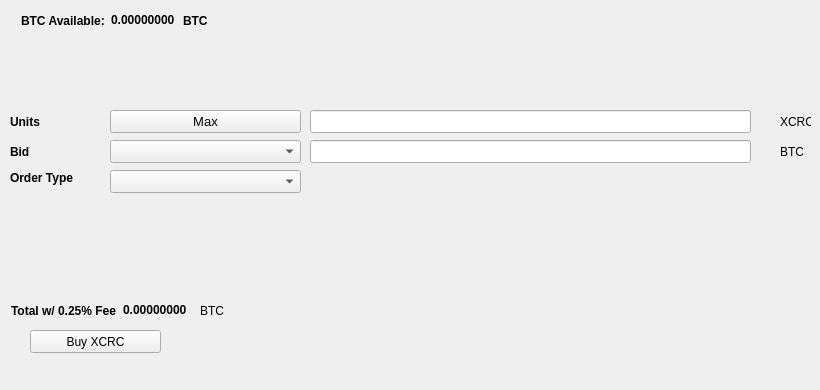
   <widget class="QWidget" name="BuyTab">
    <attribute name="title">
     <string>Buy</string>
    </attribute>
    <widget class="QPushButton" name="BuyXLR">
     <property name="geometry">
      <rect>
       <x>30</x>
       <y>330</y>
       <width>131</width>
       <height>23</height>
      </rect>
     </property>
     <property name="text">
      <string>Buy XCRC</string>
     </property>
     <property name="icon">
      <iconset resource="../cryptocrowd.qrc">
       <normaloff>:/icons/bitcoin</normaloff>:/icons/bitcoin</iconset>
     </property>
    </widget>
    <widget class="QLabel" name="label_3">
     <property name="geometry">
      <rect>
       <x>10</x>
       <y>110</y>
       <width>46</width>
       <height>23</height>
      </rect>
     </property>
     <property name="font">
      <font>
       <weight>75</weight>
       <bold>true</bold>
      </font>
     </property>
     <property name="text">
      <string>Units</string>
     </property>
    </widget>
    <widget class="QLineEdit" name="UnitsInput">
     <property name="geometry">
      <rect>
       <x>310</x>
       <y>110</y>
       <width>441</width>
       <height>23</height>
      </rect>
     </property>
     <property name="font">
      <font>
       <pointsize>9</pointsize>
       <weight>75</weight>
       <bold>true</bold>
      </font>
     </property>
    </widget>
    <widget class="QLineEdit" name="BuyBidPriceEdit">
     <property name="geometry">
      <rect>
       <x>310</x>
       <y>140</y>
       <width>441</width>
       <height>23</height>
      </rect>
     </property>
     <property name="font">
      <font>
       <pointsize>9</pointsize>
       <weight>75</weight>
       <bold>true</bold>
      </font>
     </property>
    </widget>
    <widget class="QLabel" name="label_4">
     <property name="geometry">
      <rect>
       <x>780</x>
       <y>110</y>
       <width>31</width>
       <height>23</height>
      </rect>
     </property>
     <property name="text">
      <string>XCRC</string>
     </property>
    </widget>
    <widget class="QLabel" name="label_5">
     <property name="geometry">
      <rect>
       <x>780</x>
       <y>140</y>
       <width>31</width>
       <height>23</height>
      </rect>
     </property>
     <property name="text">
      <string>BTC</string>
     </property>
    </widget>
    <widget class="QLabel" name="label_6">
     <property name="geometry">
      <rect>
       <x>10</x>
       <y>140</y>
       <width>46</width>
       <height>23</height>
      </rect>
     </property>
     <property name="font">
      <font>
       <weight>75</weight>
       <bold>true</bold>
      </font>
     </property>
     <property name="text">
      <string>Bid</string>
     </property>
    </widget>
    <widget class="QLabel" name="label_7">
     <property name="geometry">
      <rect>
       <x>10</x>
       <y>170</y>
       <width>91</width>
       <height>16</height>
      </rect>
     </property>
     <property name="font">
      <font>
       <weight>75</weight>
       <bold>true</bold>
      </font>
     </property>
     <property name="text">
      <string>Order Type</string>
     </property>
    </widget>
    <widget class="QPushButton" name="Buy_Max_Amount">
     <property name="geometry">
      <rect>
       <x>110</x>
       <y>110</y>
       <width>191</width>
       <height>23</height>
      </rect>
     </property>
     <property name="font">
      <font>
       <pointsize>10</pointsize>
      </font>
     </property>
     <property name="text">
      <string>Max</string>
     </property>
    </widget>
    <widget class="QComboBox" name="BuyBidcomboBox">
     <property name="geometry">
      <rect>
       <x>110</x>
       <y>140</y>
       <width>191</width>
       <height>23</height>
      </rect>
     </property>
     <property name="font">
      <font>
       <pointsize>10</pointsize>
      </font>
     </property>
    </widget>
    <widget class="QComboBox" name="buyOrdertypeCombo">
     <property name="geometry">
      <rect>
       <x>110</x>
       <y>170</y>
       <width>191</width>
       <height>23</height>
      </rect>
     </property>
     <property name="font">
      <font>
       <pointsize>10</pointsize>
      </font>
     </property>
    </widget>
    <widget class="QWidget" name="layoutWidget1">
     <property name="geometry">
      <rect>
       <x>21</x>
       <y>11</y>
       <width>227</width>
       <height>19</height>
      </rect>
     </property>
     <layout class="QHBoxLayout" name="horizontalLayout_3">
      <item>
       <widget class="QLabel" name="label232">
        <property name="font">
         <font>
          <weight>75</weight>
          <bold>true</bold>
         </font>
        </property>
        <property name="text">
         <string>BTC Available:</string>
        </property>
       </widget>
      </item>
      <item>
       <widget class="QLabel" name="BtcAvailableLbl">
        <property name="palette">
         <palette>
          <active>
           <colorrole role="WindowText">
            <brush brushstyle="SolidPattern">
             <color alpha="255">
              <red>0</red>
              <green>0</green>
              <blue>0</blue>
             </color>
            </brush>
           </colorrole>
           <colorrole role="Button">
            <brush brushstyle="SolidPattern">
             <color alpha="255">
              <red>0</red>
              <green>170</green>
              <blue>0</blue>
             </color>
            </brush>
           </colorrole>
           <colorrole role="Light">
            <brush brushstyle="SolidPattern">
             <color alpha="255">
              <red>0</red>
              <green>255</green>
              <blue>0</blue>
             </color>
            </brush>
           </colorrole>
           <colorrole role="Midlight">
            <brush brushstyle="SolidPattern">
             <color alpha="255">
              <red>0</red>
              <green>212</green>
              <blue>0</blue>
             </color>
            </brush>
           </colorrole>
           <colorrole role="Dark">
            <brush brushstyle="SolidPattern">
             <color alpha="255">
              <red>0</red>
              <green>85</green>
              <blue>0</blue>
             </color>
            </brush>
           </colorrole>
           <colorrole role="Mid">
            <brush brushstyle="SolidPattern">
             <color alpha="255">
              <red>0</red>
              <green>113</green>
              <blue>0</blue>
             </color>
            </brush>
           </colorrole>
           <colorrole role="Text">
            <brush brushstyle="SolidPattern">
             <color alpha="255">
              <red>0</red>
              <green>170</green>
              <blue>0</blue>
             </color>
            </brush>
           </colorrole>
           <colorrole role="BrightText">
            <brush brushstyle="SolidPattern">
             <color alpha="255">
              <red>255</red>
              <green>255</green>
              <blue>255</blue>
             </color>
            </brush>
           </colorrole>
           <colorrole role="ButtonText">
            <brush brushstyle="SolidPattern">
             <color alpha="255">
              <red>0</red>
              <green>0</green>
              <blue>0</blue>
             </color>
            </brush>
           </colorrole>
           <colorrole role="Base">
            <brush brushstyle="SolidPattern">
             <color alpha="255">
              <red>255</red>
              <green>255</green>
              <blue>255</blue>
             </color>
            </brush>
           </colorrole>
           <colorrole role="Window">
            <brush brushstyle="SolidPattern">
             <color alpha="255">
              <red>0</red>
              <green>170</green>
              <blue>0</blue>
             </color>
            </brush>
           </colorrole>
           <colorrole role="Shadow">
            <brush brushstyle="SolidPattern">
             <color alpha="255">
              <red>0</red>
              <green>0</green>
              <blue>0</blue>
             </color>
            </brush>
           </colorrole>
           <colorrole role="AlternateBase">
            <brush brushstyle="SolidPattern">
             <color alpha="255">
              <red>127</red>
              <green>212</green>
              <blue>127</blue>
             </color>
            </brush>
           </colorrole>
           <colorrole role="ToolTipBase">
            <brush brushstyle="SolidPattern">
             <color alpha="255">
              <red>255</red>
              <green>255</green>
              <blue>220</blue>
             </color>
            </brush>
           </colorrole>
           <colorrole role="ToolTipText">
            <brush brushstyle="SolidPattern">
             <color alpha="255">
              <red>0</red>
              <green>0</green>
              <blue>0</blue>
             </color>
            </brush>
           </colorrole>
          </active>
          <inactive>
           <colorrole role="WindowText">
            <brush brushstyle="SolidPattern">
             <color alpha="255">
              <red>0</red>
              <green>0</green>
              <blue>0</blue>
             </color>
            </brush>
           </colorrole>
           <colorrole role="Button">
            <brush brushstyle="SolidPattern">
             <color alpha="255">
              <red>0</red>
              <green>170</green>
              <blue>0</blue>
             </color>
            </brush>
           </colorrole>
           <colorrole role="Light">
            <brush brushstyle="SolidPattern">
             <color alpha="255">
              <red>0</red>
              <green>255</green>
              <blue>0</blue>
             </color>
            </brush>
           </colorrole>
           <colorrole role="Midlight">
            <brush brushstyle="SolidPattern">
             <color alpha="255">
              <red>0</red>
              <green>212</green>
              <blue>0</blue>
             </color>
            </brush>
           </colorrole>
           <colorrole role="Dark">
            <brush brushstyle="SolidPattern">
             <color alpha="255">
              <red>0</red>
              <green>85</green>
              <blue>0</blue>
             </color>
            </brush>
           </colorrole>
           <colorrole role="Mid">
            <brush brushstyle="SolidPattern">
             <color alpha="255">
              <red>0</red>
              <green>113</green>
              <blue>0</blue>
             </color>
            </brush>
           </colorrole>
           <colorrole role="Text">
            <brush brushstyle="SolidPattern">
             <color alpha="255">
              <red>0</red>
              <green>170</green>
              <blue>0</blue>
             </color>
            </brush>
           </colorrole>
           <colorrole role="BrightText">
            <brush brushstyle="SolidPattern">
             <color alpha="255">
              <red>255</red>
              <green>255</green>
              <blue>255</blue>
             </color>
            </brush>
           </colorrole>
           <colorrole role="ButtonText">
            <brush brushstyle="SolidPattern">
             <color alpha="255">
              <red>0</red>
              <green>0</green>
              <blue>0</blue>
             </color>
            </brush>
           </colorrole>
           <colorrole role="Base">
            <brush brushstyle="SolidPattern">
             <color alpha="255">
              <red>255</red>
              <green>255</green>
              <blue>255</blue>
             </color>
            </brush>
           </colorrole>
           <colorrole role="Window">
            <brush brushstyle="SolidPattern">
             <color alpha="255">
              <red>0</red>
              <green>170</green>
              <blue>0</blue>
             </color>
            </brush>
           </colorrole>
           <colorrole role="Shadow">
            <brush brushstyle="SolidPattern">
             <color alpha="255">
              <red>0</red>
              <green>0</green>
              <blue>0</blue>
             </color>
            </brush>
           </colorrole>
           <colorrole role="AlternateBase">
            <brush brushstyle="SolidPattern">
             <color alpha="255">
              <red>127</red>
              <green>212</green>
              <blue>127</blue>
             </color>
            </brush>
           </colorrole>
           <colorrole role="ToolTipBase">
            <brush brushstyle="SolidPattern">
             <color alpha="255">
              <red>255</red>
              <green>255</green>
              <blue>220</blue>
             </color>
            </brush>
           </colorrole>
           <colorrole role="ToolTipText">
            <brush brushstyle="SolidPattern">
             <color alpha="255">
              <red>0</red>
              <green>0</green>
              <blue>0</blue>
             </color>
            </brush>
           </colorrole>
          </inactive>
          <disabled>
           <colorrole role="WindowText">
            <brush brushstyle="SolidPattern">
             <color alpha="255">
              <red>0</red>
              <green>85</green>
              <blue>0</blue>
             </color>
            </brush>
           </colorrole>
           <colorrole role="Button">
            <brush brushstyle="SolidPattern">
             <color alpha="255">
              <red>0</red>
              <green>170</green>
              <blue>0</blue>
             </color>
            </brush>
           </colorrole>
           <colorrole role="Light">
            <brush brushstyle="SolidPattern">
             <color alpha="255">
              <red>0</red>
              <green>255</green>
              <blue>0</blue>
             </color>
            </brush>
           </colorrole>
           <colorrole role="Midlight">
            <brush brushstyle="SolidPattern">
             <color alpha="255">
              <red>0</red>
              <green>212</green>
              <blue>0</blue>
             </color>
            </brush>
           </colorrole>
           <colorrole role="Dark">
            <brush brushstyle="SolidPattern">
             <color alpha="255">
              <red>0</red>
              <green>85</green>
              <blue>0</blue>
             </color>
            </brush>
           </colorrole>
           <colorrole role="Mid">
            <brush brushstyle="SolidPattern">
             <color alpha="255">
              <red>0</red>
              <green>113</green>
              <blue>0</blue>
             </color>
            </brush>
           </colorrole>
           <colorrole role="Text">
            <brush brushstyle="SolidPattern">
             <color alpha="255">
              <red>0</red>
              <green>85</green>
              <blue>0</blue>
             </color>
            </brush>
           </colorrole>
           <colorrole role="BrightText">
            <brush brushstyle="SolidPattern">
             <color alpha="255">
              <red>255</red>
              <green>255</green>
              <blue>255</blue>
             </color>
            </brush>
           </colorrole>
           <colorrole role="ButtonText">
            <brush brushstyle="SolidPattern">
             <color alpha="255">
              <red>0</red>
              <green>85</green>
              <blue>0</blue>
             </color>
            </brush>
           </colorrole>
           <colorrole role="Base">
            <brush brushstyle="SolidPattern">
             <color alpha="255">
              <red>0</red>
              <green>170</green>
              <blue>0</blue>
             </color>
            </brush>
           </colorrole>
           <colorrole role="Window">
            <brush brushstyle="SolidPattern">
             <color alpha="255">
              <red>0</red>
              <green>170</green>
              <blue>0</blue>
             </color>
            </brush>
           </colorrole>
           <colorrole role="Shadow">
            <brush brushstyle="SolidPattern">
             <color alpha="255">
              <red>0</red>
              <green>0</green>
              <blue>0</blue>
             </color>
            </brush>
           </colorrole>
           <colorrole role="AlternateBase">
            <brush brushstyle="SolidPattern">
             <color alpha="255">
              <red>0</red>
              <green>170</green>
              <blue>0</blue>
             </color>
            </brush>
           </colorrole>
           <colorrole role="ToolTipBase">
            <brush brushstyle="SolidPattern">
             <color alpha="255">
              <red>255</red>
              <green>255</green>
              <blue>220</blue>
             </color>
            </brush>
           </colorrole>
           <colorrole role="ToolTipText">
            <brush brushstyle="SolidPattern">
             <color alpha="255">
              <red>0</red>
              <green>0</green>
              <blue>0</blue>
             </color>
            </brush>
           </colorrole>
          </disabled>
         </palette>
        </property>
        <property name="font">
         <font>
          <weight>75</weight>
          <bold>true</bold>
         </font>
        </property>
        <property name="text">
         <string>0.00000000</string>
        </property>
        <property name="textInteractionFlags">
         <set>Qt::LinksAccessibleByMouse|Qt::TextSelectableByKeyboard|Qt::TextSelectableByMouse</set>
        </property>
       </widget>
      </item>
      <item>
       <widget class="QLabel" name="BtcAvailableLbl_2">
        <property name="font">
         <font>
          <weight>75</weight>
          <bold>true</bold>
         </font>
        </property>
        <property name="text">
         <string>BTC</string>
        </property>
       </widget>
      </item>
     </layout>
    </widget>
    <widget class="QWidget" name="layoutWidge2">
     <property name="geometry">
      <rect>
       <x>11</x>
       <y>301</y>
       <width>259</width>
       <height>19</height>
      </rect>
     </property>
     <layout class="QHBoxLayout" name="horizontalLayout_4">
      <item>
       <widget class="QLabel" name="label_9">
        <property name="font">
         <font>
          <weight>75</weight>
          <bold>true</bold>
         </font>
        </property>
        <property name="text">
         <string>Total w/ 0.25% Fee</string>
        </property>
       </widget>
      </item>
      <item>
       <widget class="QLabel" name="BuyCostLabel">
        <property name="palette">
         <palette>
          <active>
           <colorrole role="WindowText">
            <brush brushstyle="SolidPattern">
             <color alpha="255">
              <red>0</red>
              <green>0</green>
              <blue>0</blue>
             </color>
            </brush>
           </colorrole>
           <colorrole role="Button">
            <brush brushstyle="SolidPattern">
             <color alpha="255">
              <red>0</red>
              <green>170</green>
              <blue>0</blue>
             </color>
            </brush>
           </colorrole>
           <colorrole role="Light">
            <brush brushstyle="SolidPattern">
             <color alpha="255">
              <red>0</red>
              <green>255</green>
              <blue>0</blue>
             </color>
            </brush>
           </colorrole>
           <colorrole role="Midlight">
            <brush brushstyle="SolidPattern">
             <color alpha="255">
              <red>0</red>
              <green>212</green>
              <blue>0</blue>
             </color>
            </brush>
           </colorrole>
           <colorrole role="Dark">
            <brush brushstyle="SolidPattern">
             <color alpha="255">
              <red>0</red>
              <green>85</green>
              <blue>0</blue>
             </color>
            </brush>
           </colorrole>
           <colorrole role="Mid">
            <brush brushstyle="SolidPattern">
             <color alpha="255">
              <red>0</red>
              <green>113</green>
              <blue>0</blue>
             </color>
            </brush>
           </colorrole>
           <colorrole role="Text">
            <brush brushstyle="SolidPattern">
             <color alpha="255">
              <red>0</red>
              <green>170</green>
              <blue>0</blue>
             </color>
            </brush>
           </colorrole>
           <colorrole role="BrightText">
            <brush brushstyle="SolidPattern">
             <color alpha="255">
              <red>255</red>
              <green>255</green>
              <blue>255</blue>
             </color>
            </brush>
           </colorrole>
           <colorrole role="ButtonText">
            <brush brushstyle="SolidPattern">
             <color alpha="255">
              <red>0</red>
              <green>0</green>
              <blue>0</blue>
             </color>
            </brush>
           </colorrole>
           <colorrole role="Base">
            <brush brushstyle="SolidPattern">
             <color alpha="255">
              <red>255</red>
              <green>255</green>
              <blue>255</blue>
             </color>
            </brush>
           </colorrole>
           <colorrole role="Window">
            <brush brushstyle="SolidPattern">
             <color alpha="255">
              <red>0</red>
              <green>170</green>
              <blue>0</blue>
             </color>
            </brush>
           </colorrole>
           <colorrole role="Shadow">
            <brush brushstyle="SolidPattern">
             <color alpha="255">
              <red>0</red>
              <green>0</green>
              <blue>0</blue>
             </color>
            </brush>
           </colorrole>
           <colorrole role="AlternateBase">
            <brush brushstyle="SolidPattern">
             <color alpha="255">
              <red>127</red>
              <green>212</green>
              <blue>127</blue>
             </color>
            </brush>
           </colorrole>
           <colorrole role="ToolTipBase">
            <brush brushstyle="SolidPattern">
             <color alpha="255">
              <red>255</red>
              <green>255</green>
              <blue>220</blue>
             </color>
            </brush>
           </colorrole>
           <colorrole role="ToolTipText">
            <brush brushstyle="SolidPattern">
             <color alpha="255">
              <red>0</red>
              <green>0</green>
              <blue>0</blue>
             </color>
            </brush>
           </colorrole>
          </active>
          <inactive>
           <colorrole role="WindowText">
            <brush brushstyle="SolidPattern">
             <color alpha="255">
              <red>0</red>
              <green>0</green>
              <blue>0</blue>
             </color>
            </brush>
           </colorrole>
           <colorrole role="Button">
            <brush brushstyle="SolidPattern">
             <color alpha="255">
              <red>0</red>
              <green>170</green>
              <blue>0</blue>
             </color>
            </brush>
           </colorrole>
           <colorrole role="Light">
            <brush brushstyle="SolidPattern">
             <color alpha="255">
              <red>0</red>
              <green>255</green>
              <blue>0</blue>
             </color>
            </brush>
           </colorrole>
           <colorrole role="Midlight">
            <brush brushstyle="SolidPattern">
             <color alpha="255">
              <red>0</red>
              <green>212</green>
              <blue>0</blue>
             </color>
            </brush>
           </colorrole>
           <colorrole role="Dark">
            <brush brushstyle="SolidPattern">
             <color alpha="255">
              <red>0</red>
              <green>85</green>
              <blue>0</blue>
             </color>
            </brush>
           </colorrole>
           <colorrole role="Mid">
            <brush brushstyle="SolidPattern">
             <color alpha="255">
              <red>0</red>
              <green>113</green>
              <blue>0</blue>
             </color>
            </brush>
           </colorrole>
           <colorrole role="Text">
            <brush brushstyle="SolidPattern">
             <color alpha="255">
              <red>0</red>
              <green>170</green>
              <blue>0</blue>
             </color>
            </brush>
           </colorrole>
           <colorrole role="BrightText">
            <brush brushstyle="SolidPattern">
             <color alpha="255">
              <red>255</red>
              <green>255</green>
              <blue>255</blue>
             </color>
            </brush>
           </colorrole>
           <colorrole role="ButtonText">
            <brush brushstyle="SolidPattern">
             <color alpha="255">
              <red>0</red>
              <green>0</green>
              <blue>0</blue>
             </color>
            </brush>
           </colorrole>
           <colorrole role="Base">
            <brush brushstyle="SolidPattern">
             <color alpha="255">
              <red>255</red>
              <green>255</green>
              <blue>255</blue>
             </color>
            </brush>
           </colorrole>
           <colorrole role="Window">
            <brush brushstyle="SolidPattern">
             <color alpha="255">
              <red>0</red>
              <green>170</green>
              <blue>0</blue>
             </color>
            </brush>
           </colorrole>
           <colorrole role="Shadow">
            <brush brushstyle="SolidPattern">
             <color alpha="255">
              <red>0</red>
              <green>0</green>
              <blue>0</blue>
             </color>
            </brush>
           </colorrole>
           <colorrole role="AlternateBase">
            <brush brushstyle="SolidPattern">
             <color alpha="255">
              <red>127</red>
              <green>212</green>
              <blue>127</blue>
             </color>
            </brush>
           </colorrole>
           <colorrole role="ToolTipBase">
            <brush brushstyle="SolidPattern">
             <color alpha="255">
              <red>255</red>
              <green>255</green>
              <blue>220</blue>
             </color>
            </brush>
           </colorrole>
           <colorrole role="ToolTipText">
            <brush brushstyle="SolidPattern">
             <color alpha="255">
              <red>0</red>
              <green>0</green>
              <blue>0</blue>
             </color>
            </brush>
           </colorrole>
          </inactive>
          <disabled>
           <colorrole role="WindowText">
            <brush brushstyle="SolidPattern">
             <color alpha="255">
              <red>0</red>
              <green>85</green>
              <blue>0</blue>
             </color>
            </brush>
           </colorrole>
           <colorrole role="Button">
            <brush brushstyle="SolidPattern">
             <color alpha="255">
              <red>0</red>
              <green>170</green>
              <blue>0</blue>
             </color>
            </brush>
           </colorrole>
           <colorrole role="Light">
            <brush brushstyle="SolidPattern">
             <color alpha="255">
              <red>0</red>
              <green>255</green>
              <blue>0</blue>
             </color>
            </brush>
           </colorrole>
           <colorrole role="Midlight">
            <brush brushstyle="SolidPattern">
             <color alpha="255">
              <red>0</red>
              <green>212</green>
              <blue>0</blue>
             </color>
            </brush>
           </colorrole>
           <colorrole role="Dark">
            <brush brushstyle="SolidPattern">
             <color alpha="255">
              <red>0</red>
              <green>85</green>
              <blue>0</blue>
             </color>
            </brush>
           </colorrole>
           <colorrole role="Mid">
            <brush brushstyle="SolidPattern">
             <color alpha="255">
              <red>0</red>
              <green>113</green>
              <blue>0</blue>
             </color>
            </brush>
           </colorrole>
           <colorrole role="Text">
            <brush brushstyle="SolidPattern">
             <color alpha="255">
              <red>0</red>
              <green>85</green>
              <blue>0</blue>
             </color>
            </brush>
           </colorrole>
           <colorrole role="BrightText">
            <brush brushstyle="SolidPattern">
             <color alpha="255">
              <red>255</red>
              <green>255</green>
              <blue>255</blue>
             </color>
            </brush>
           </colorrole>
           <colorrole role="ButtonText">
            <brush brushstyle="SolidPattern">
             <color alpha="255">
              <red>0</red>
              <green>85</green>
              <blue>0</blue>
             </color>
            </brush>
           </colorrole>
           <colorrole role="Base">
            <brush brushstyle="SolidPattern">
             <color alpha="255">
              <red>0</red>
              <green>170</green>
              <blue>0</blue>
             </color>
            </brush>
           </colorrole>
           <colorrole role="Window">
            <brush brushstyle="SolidPattern">
             <color alpha="255">
              <red>0</red>
              <green>170</green>
              <blue>0</blue>
             </color>
            </brush>
           </colorrole>
           <colorrole role="Shadow">
            <brush brushstyle="SolidPattern">
             <color alpha="255">
              <red>0</red>
              <green>0</green>
              <blue>0</blue>
             </color>
            </brush>
           </colorrole>
           <colorrole role="AlternateBase">
            <brush brushstyle="SolidPattern">
             <color alpha="255">
              <red>0</red>
              <green>170</green>
              <blue>0</blue>
             </color>
            </brush>
           </colorrole>
           <colorrole role="ToolTipBase">
            <brush brushstyle="SolidPattern">
             <color alpha="255">
              <red>255</red>
              <green>255</green>
              <blue>220</blue>
             </color>
            </brush>
           </colorrole>
           <colorrole role="ToolTipText">
            <brush brushstyle="SolidPattern">
             <color alpha="255">
              <red>0</red>
              <green>0</green>
              <blue>0</blue>
             </color>
            </brush>
           </colorrole>
          </disabled>
         </palette>
        </property>
        <property name="font">
         <font>
          <weight>75</weight>
          <bold>true</bold>
         </font>
        </property>
        <property name="autoFillBackground">
         <bool>false</bool>
        </property>
        <property name="text">
         <string>0.00000000</string>
        </property>
        <property name="textInteractionFlags">
         <set>Qt::LinksAccessibleByMouse|Qt::TextSelectableByMouse</set>
        </property>
       </widget>
      </item>
      <item>
       <widget class="QLabel" name="label_10">
        <property name="font">
         <font>
          <weight>50</weight>
          <bold>false</bold>
         </font>
        </property>
        <property name="text">
         <string>BTC</string>
        </property>
       </widget>
      </item>
     </layout>
    </widget>
    <widget class="QLabel" name="label_24">
     <property name="geometry">
      <rect>
       <x>460</x>
       <y>300</y>
       <width>281</width>
       <height>81</height>
      </rect>
     </property>
     <property name="text">
      <string/>
     </property>
     <property name="pixmap">
      <pixmap>:/images/bittrex</pixmap>
     </property>
    </widget>
   </widget>
